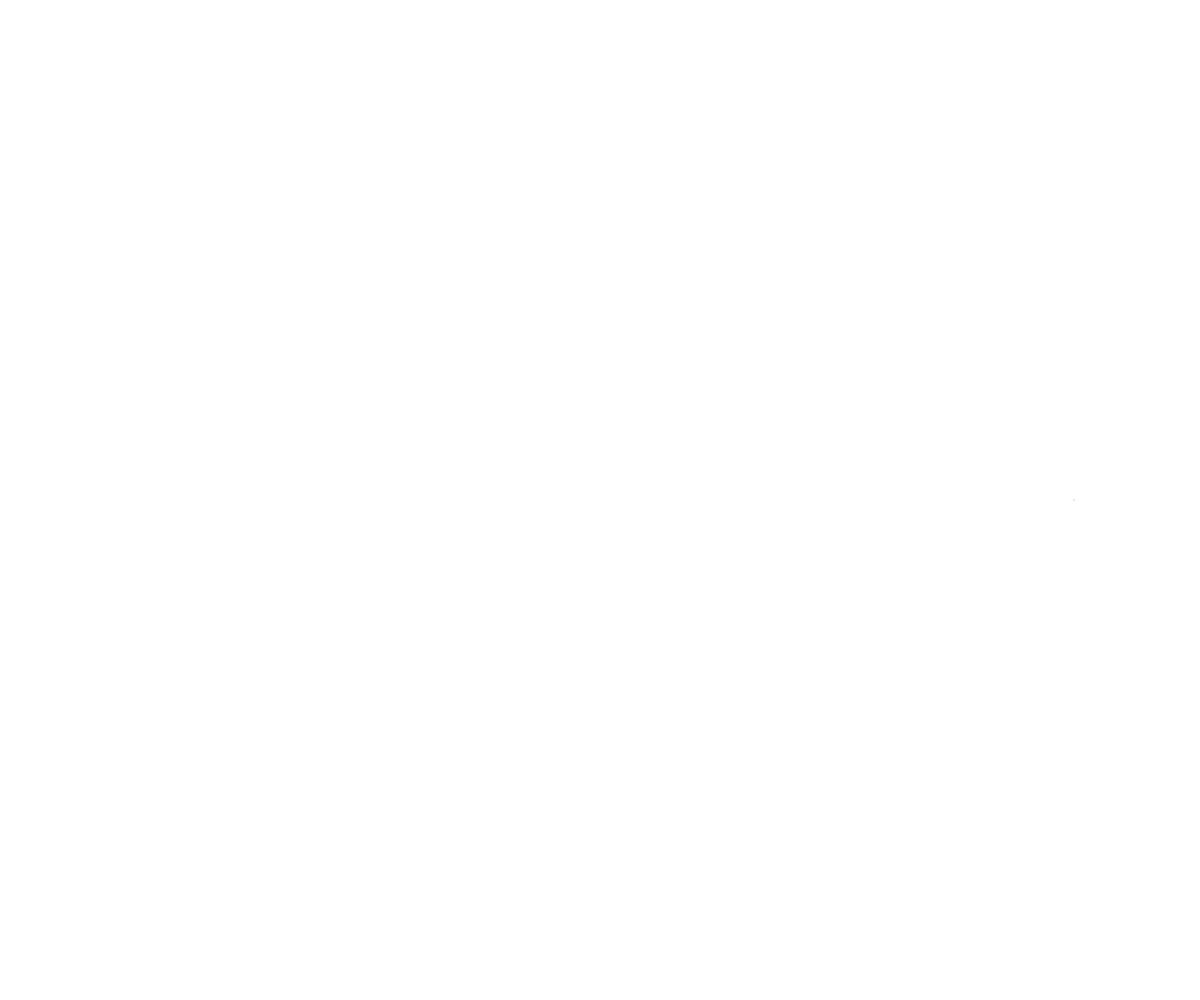
Frame 1 (no input)
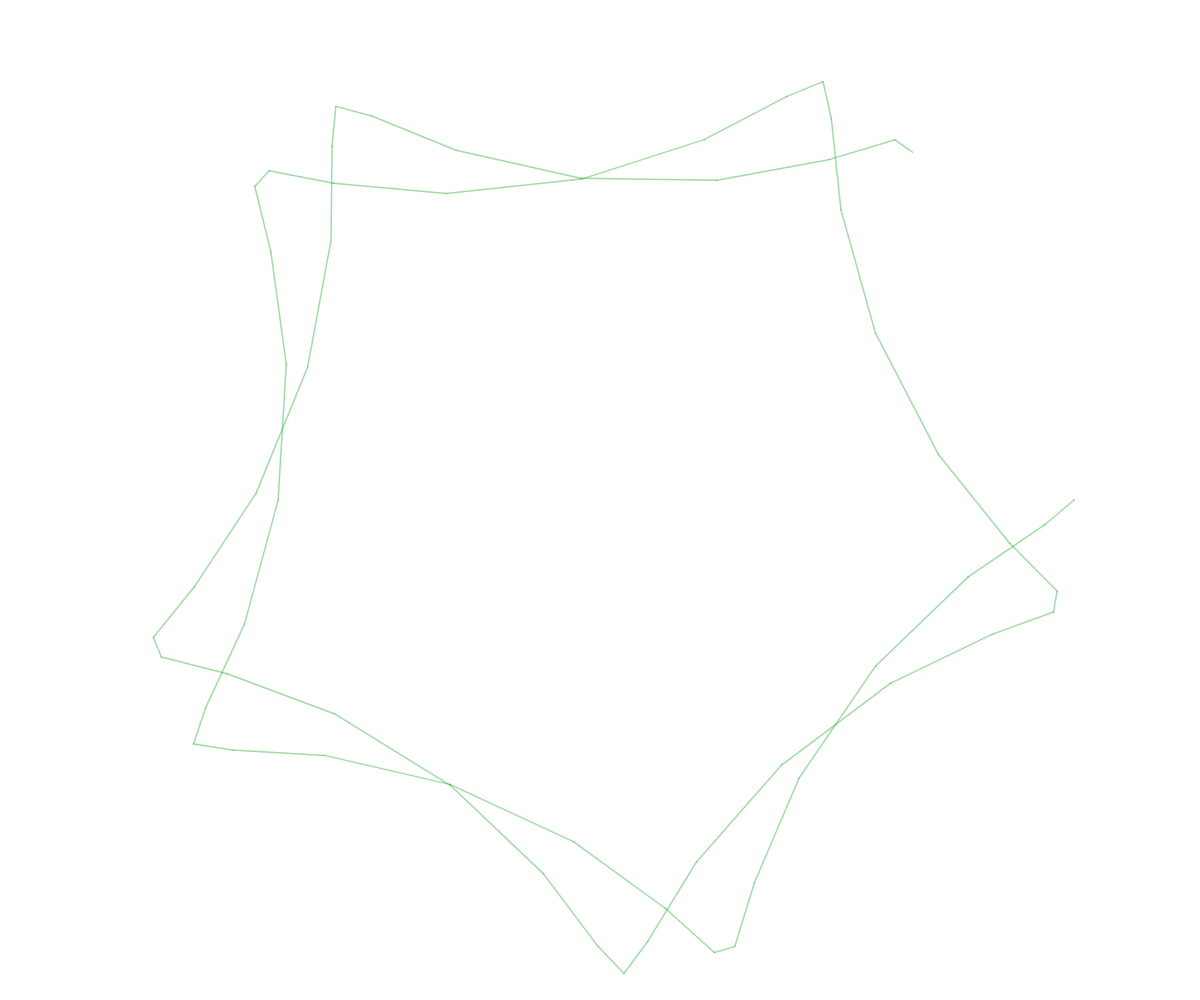
Frame 60 (no input)
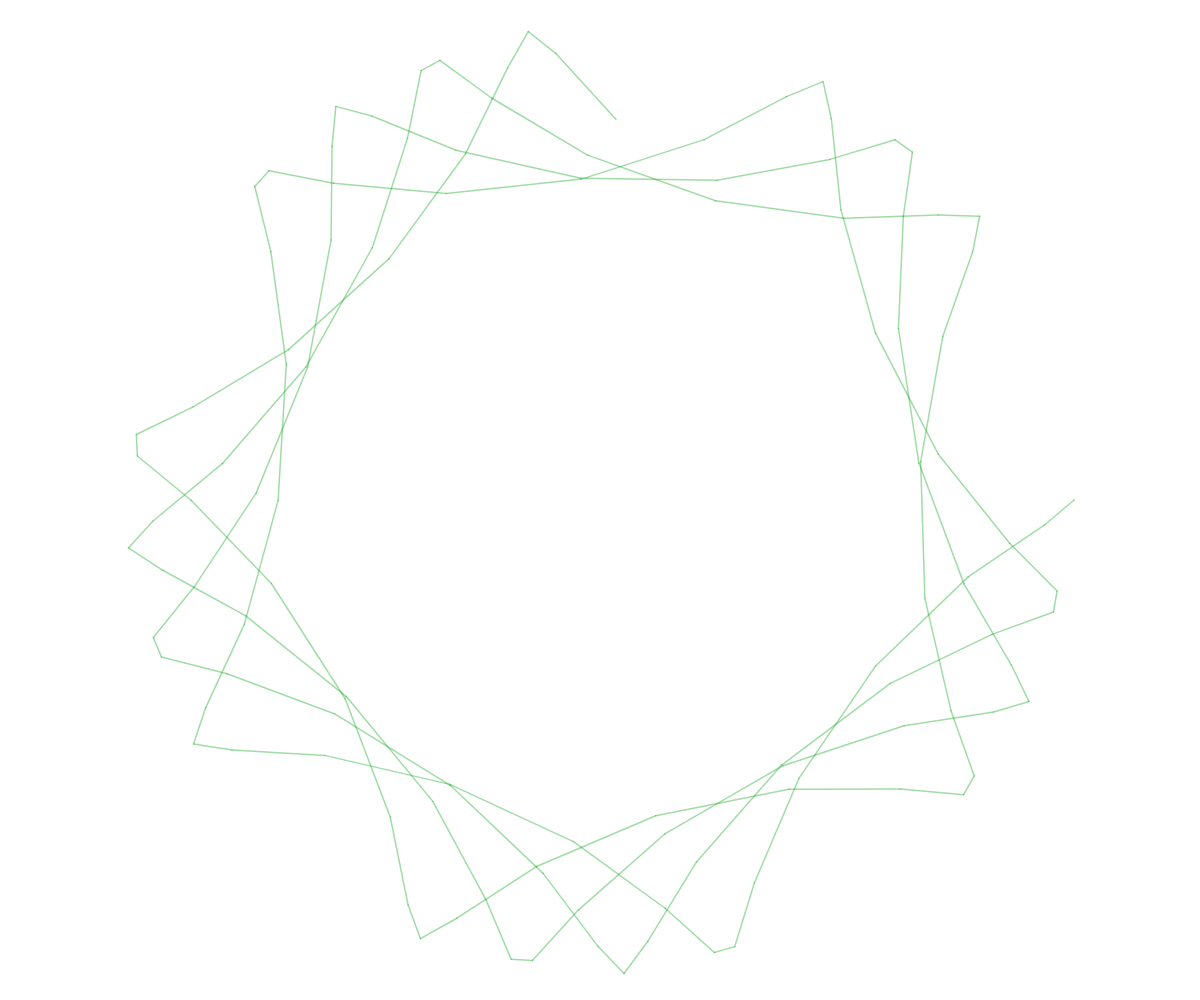
Frame 120 (the mouse pressed at the canvas centre since frame 60)

The p5.js sketch that drew these frames (run headless with seeded random() and noise() and a simulated clock; from frame 60 on, the mouse is pressed at the canvas centre):

// p5.js sketch
// ── sketch.js
var theta;
var omega;
var r;
var k;
var R;
var p, pAnt;
var x, y;
var painting;
var lineColor;
var l;
var small;

function setup() {
  createCanvas(windowWidth, windowHeight);
  theta = 0;
  omega = 0.2;
  l = random();
  init();
}

function draw() {
  if(!painting) return;
  //background(220);
  //showFPS()

  x = R*((1-k)*cos(theta) + l*k*cos((1-k)*theta/k));
  y = R*((1-k)*sin(theta) - l*k*sin((1-k)*theta/k));

  p = createVector(x, y);
  translate(width/2, height/2);
  stroke(lineColor, 100);
  strokeWeight(1.5);
  line(pAnt.x, pAnt.y, p.x, p.y);
  theta += omega;
  pAnt = p.copy();
}


function showFPS() {
  text(str(int(frameRate())), windowWidth*0.9, windowHeight*0.9);
}


function keyTyped() {
  switch(key) {
    case 'p':
      painting = !painting;
      break;

    case 'r':
      clear();

      break;
  }
}


function init(reset) {
  if(reset) {
    background(255);
  }
  k = random();
  l = random();

  small = min(windowWidth, windowHeight) / 2;
  R = small;
  r = k*R;
  x = R*((1-k)*cos(theta) + l*k*cos((1-k)*theta/k));
  y = R*((1-k)*sin(theta) - l*k*sin((1-k)*theta/k));

  pAnt = createVector(x, y);
  print('k = ', k.toFixed(2));
  print('l = ', l.toFixed(2));
  painting = true;
  noFill();
  translate(width/2, height/2);
  //ellipse(0, 0, 2*R);
  colorMode(HSB);
  lineColor = color(random(360), random(50, 100), random(50, 100), 100/255.0);
  print(lineColor);
  colorMode(RGB);
}



function keyTyped() {
  switch(key) {

    case 'p':
      drawing = !drawing;
      break;

    case 'r':
      init(true);
      break;

    case 'c':
      init(false);
      break;
  }
}
